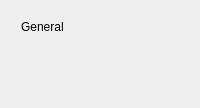
                        <widget class="QWidget" name="page_settings_stacked_widget_page_general">
                         <layout class="QVBoxLayout" name="verticalLayout_9">
                          <item>
                           <widget class="QWidget" name="page_general_header" native="true">
                            <property name="minimumSize">
                             <size>
                              <width>0</width>
                              <height>80</height>
                             </size>
                            </property>
                            <property name="maximumSize">
                             <size>
                              <width>16777215</width>
                              <height>80</height>
                             </size>
                            </property>
                            <widget class="QLabel" name="label_2">
                             <property name="geometry">
                              <rect>
                               <x>10</x>
                               <y>-10</y>
                               <width>221</width>
                               <height>51</height>
                              </rect>
                             </property>
                             <property name="styleSheet">
                              <string notr="true">font: 22pt &quot;MS Sans Serif&quot;;</string>
                             </property>
                             <property name="text">
                              <string>General</string>
                             </property>
                            </widget>
                           </widget>
                          </item>
                          <item>
                           <widget class="QWidget" name="page_general_footer" native="true">
                            <widget class="QWidget" name="widget_10" native="true">
                             <property name="geometry">
                              <rect>
                               <x>50</x>
                               <y>10</y>
                               <width>291</width>
                               <height>191</height>
                              </rect>
                             </property>
                             <layout class="QVBoxLayout" name="verticalLayout_12">
                              <property name="leftMargin">
                               <number>0</number>
                              </property>
                              <property name="topMargin">
                               <number>0</number>
                              </property>
                              <property name="rightMargin">
                               <number>0</number>
                              </property>
                              <property name="bottomMargin">
                               <number>0</number>
                              </property>
                              <item>
                               <widget class="QLabel" name="label_8">
                                <property name="font">
                                 <font>
                                  <pointsize>10</pointsize>
                                  <bold>true</bold>
                                 </font>
                                </property>
                                <property name="text">
                                 <string>App</string>
                                </property>
                               </widget>
                              </item>
                              <item>
                               <widget class="QWidget" name="widget_11" native="true">
                                <property name="sizePolicy">
                                 <sizepolicy hsizetype="Fixed" vsizetype="Fixed">
                                  <horstretch>0</horstretch>
                                  <verstretch>0</verstretch>
                                 </sizepolicy>
                                </property>
                                <layout class="QHBoxLayout" name="horizontalLayout_16">
                                 <item>
                                  <widget class="QLabel" name="label_9">
                                   <property name="text">
                                    <string>Point Treshold(Break)</string>
                                   </property>
                                  </widget>
                                 </item>
                                 <item>
                                  <widget class="QLineEdit" name="line_edit_point_threshold_break">
                                   <property name="inputMethodHints">
                                    <set>Qt::ImhDigitsOnly|Qt::ImhPreferNumbers</set>
                                   </property>
                                  </widget>
                                 </item>
                                </layout>
                               </widget>
                              </item>
                              <item>
                               <widget class="QWidget" name="widget_12" native="true">
                                <property name="sizePolicy">
                                 <sizepolicy hsizetype="Fixed" vsizetype="Fixed">
                                  <horstretch>0</horstretch>
                                  <verstretch>0</verstretch>
                                 </sizepolicy>
                                </property>
                                <layout class="QHBoxLayout" name="horizontalLayout_17">
                                 <item>
                                  <widget class="QLabel" name="label_10">
                                   <property name="text">
                                    <string>Point Treshold(warning)</string>
                                   </property>
                                  </widget>
                                 </item>
                                 <item>
                                  <widget class="QLineEdit" name="line_edit_point_threshold_warning"/>
                                 </item>
                                </layout>
                               </widget>
                              </item>
                              <item>
                               <widget class="QWidget" name="widget" native="true">
                                <widget class="QLabel" name="label_theme">
                                 <property name="geometry">
                                  <rect>
                                   <x>10</x>
                                   <y>0</y>
                                   <width>111</width>
                                   <height>20</height>
                                  </rect>
                                 </property>
                                 <property name="text">
                                  <string>Theme</string>
                                 </property>
                                </widget>
                                <widget class="QComboBox" name="comboBox_theme">
                                 <property name="geometry">
                                  <rect>
                                   <x>50</x>
                                   <y>0</y>
                                   <width>69</width>
                                   <height>20</height>
                                  </rect>
                                 </property>
                                </widget>
                               </widget>
                              </item>
                             </layout>
                            </widget>
                            <widget class="QPushButton" name="button_clear_window_history">
                             <property name="geometry">
                              <rect>
                               <x>60</x>
                               <y>210</y>
                               <width>121</width>
                               <height>23</height>
                              </rect>
                             </property>
                             <property name="text">
                              <string>Clear Window History</string>
                             </property>
                             <property name="flat">
                              <bool>true</bool>
                             </property>
                            </widget>
                           </widget>
                          </item>
                         </layout>
                        </widget>
